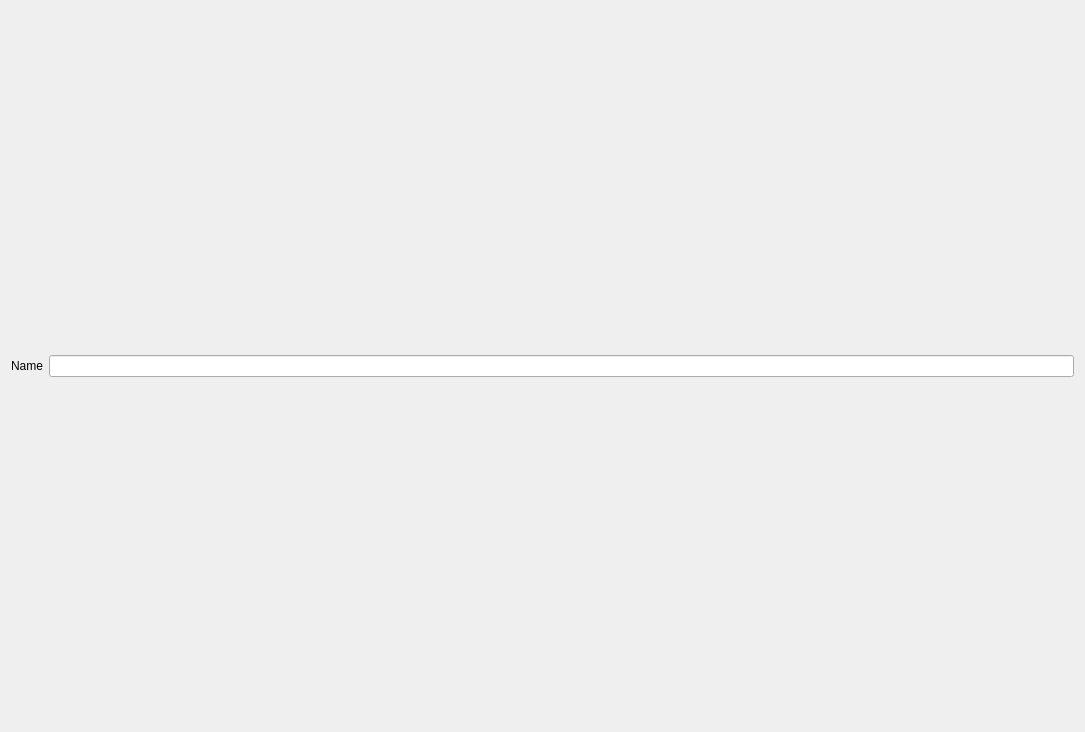
<?xml version="1.0" encoding="UTF-8"?>
<ui version="4.0">
 <class>RdfLocationEditWidget</class>
 <widget class="QWidget" name="RdfLocationEditWidget">
  <property name="geometry">
   <rect>
    <x>0</x>
    <y>0</y>
    <width>1085</width>
    <height>732</height>
   </rect>
  </property>
  <property name="windowTitle">
   <string>Form</string>
  </property>
  <layout class="QGridLayout" name="gridLayout">
   <item row="1" column="1">
    <widget class="QLabel" name="label_2">
     <property name="text">
      <string>Name</string>
     </property>
    </widget>
   </item>
   <item row="1" column="2">
    <widget class="QLineEdit" name="name"/>
   </item>
  </layout>
 </widget>
 <resources/>
 <connections/>
</ui>
